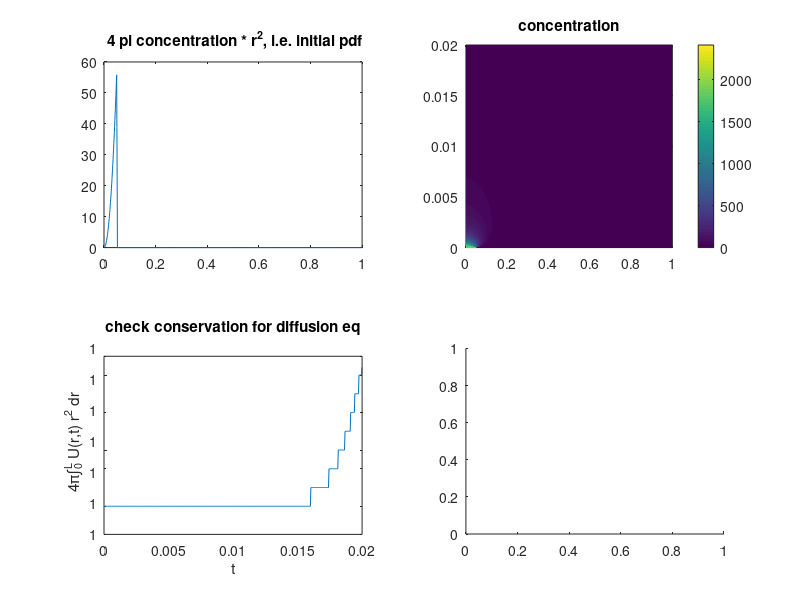

Write the MATLAB code that produced this figure. (Note: this script raises an error after producing the figure.)
clear all

Nr=1000;
Nt=500;

r=linspace(0,1,Nr);
t=linspace(0,0.02,Nt);

sig=sqrt(1/1000/2);

[R T]=ndgrid(r,t);

dr=r(2)-r(1);
dt=t(2)-t(1);

Nsamp=5000;

a=dt/dr^2;
b=dt/dr;

U=zeros(Nr,Nt);

U(:,1)=(20*r<1)*20; % step function
U(:,1)=filter(ones(3,1)/3,1,U(:,1));  % moving average filter
U(:,1)=U(:,1)/(sum(U(:,1).*r.^2')*4*pi*dr);

figure(1);clf;
subplot(2,2,1);plot(r,U(:,1).*r'.^2*4*pi);title(' 4 pi concentration * r^2, i.e. initial pdf');

e = ones(Nr,1);
A = spdiags([-a/2*e+b/2./[r(2:end) 1]' , (1+a)*e , -a/2*e-b/2./[1 r(1:end-1)]'], -1:1, Nr, Nr);
B = spdiags([ a/2*e-b/2./[r(2:end) 1]' , (1-a)*e ,  a/2*e+b/2./[1 r(1:end-1)]'], -1:1, Nr, Nr);
A(1,1)  =1; A(1,2)    =-1;
A(Nr,Nr)=1; A(Nr,Nr-1)=-1;
B(1,1)  =0; B(1,2)    =0;
B(Nr,Nr)=0; B(Nr,Nr-1)=0;

for k=1:Nt-1
    U(:,k+1)=A\(B*U(:,k));
end

subplot(2,2,2);pcolor(R,T,U);shading flat;colorbar;title('concentration');

subplot(2,2,3);plot(t,sum(U.*R.^2,1)*dr*4*pi);xlabel('t');ylabel('4\pi\int_{0}^{L} U(r,t) r^2 dr','interpreter','tex');title('check conservation for diffusion eq');

%%  

rp=zeros(Nt,Nsamp);
thp=zeros(Nt,Nsamp);

rp(1,:) =(rand([1,Nsamp])).^(1/3)/20; % produce uniform concentration in 
                                   % [0,0.05] (x^(1/3) is inverse of CDF
                                   % of p(x)=x^2)
                                   
thp(1,:)  = acos(1-2*rand([1,Nsamp]));    %  pi*rand([1,Nsamp]);
phip(1,:) =     2*pi*rand([1,Nsamp]);


figure(1);
subplot(2,2,4);h=histogram(rp(1,:),'Normalization','pdf');xlim([0 1]);title('simulation initial pdf');

xp(1,:)=rp(1,:).*sin(thp(1,:)).*cos(phip(1,:));
yp(1,:)=rp(1,:).*sin(thp(1,:)).*sin(phip(1,:));
zp(1,:)=rp(1,:).*cos(thp(1,:));


for s=1:Nsamp
    for nt=1:Nt-1
        xp(nt+1,s)=xp(nt,s)+sqrt(2*dt)*randn;
        yp(nt+1,s)=yp(nt,s)+sqrt(2*dt)*randn;
        zp(nt+1,s)=zp(nt,s)+sqrt(2*dt)*randn;
    end
end

rp=sqrt(xp.^2+yp.^2+zp.^2);

%% this section is not finished

figure(4);clf;hold on;
plot3(xp(:),yp(:),zp(:),'.');

%[thp,rp]=cart2pol(xp,yp);

nt=floor(Nt/8);

figure(2);clf;

subplot(1,3,1);plot(r,4*pi*U(:,nt).*r.^2');title('4 pi * concentration * r^2, i.e. pdf');

subplot(1,3,2);h=histogram(rp(nt,:),'Normalization','pdf');xlim([0,1]);title('Brownian simulation pdf');

subplot(1,3,3);plot3(xp(nt,:),yp(nt,:),zp(nt,:),'.');title('Brownian simulation (x,y,z)');


nt=floor(Nt/4);

figure(3);clf;

subplot(1,3,1);plot(r,4*pi*U(:,nt).*r.^2');title('4 pi * concentration * r^2, i.e. pdf');

subplot(1,3,2);h=histogram(rp(nt,:),'Normalization','pdf');xlim([0,1]);title('Brownian simulation pdf');

subplot(1,3,3);plot3(xp(nt,:),yp(nt,:),zp(nt,:),'.');title('Brownian simulation (x,y,z)');
